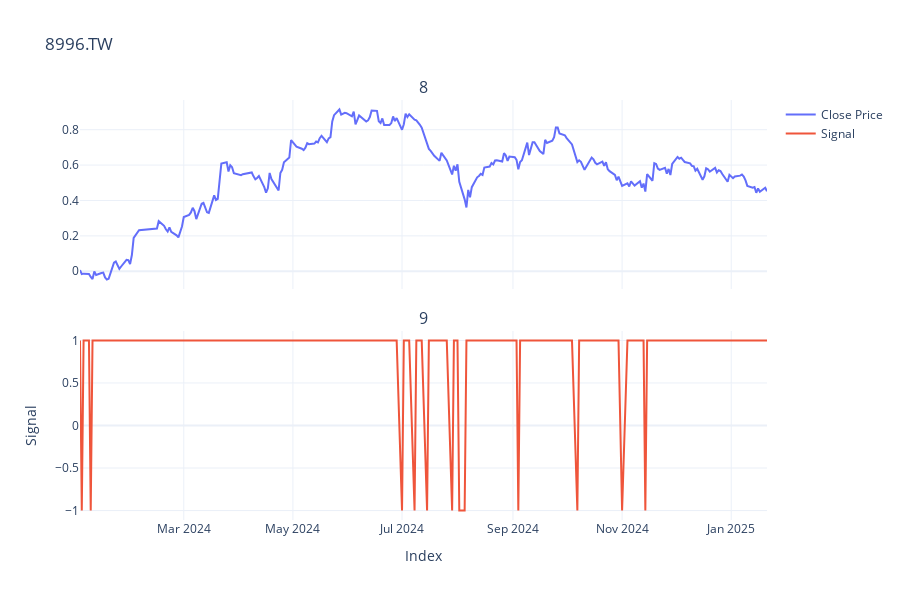

The code cell stored with this chart in its notebook:
### Code cell
returns["pct_power_5"] = np.power(returns.Close, 5)
tajm = 20
alpha = 2 / (tajm + 1)
returns['cumsum_bm'] = returns.Close.cumsum()
returns['ma_cumsum_bm'] = returns.cumsum_bm.rolling(60).mean()
returns['pct_for_calculating_profit'] = returns.Close.shift(-2)

returns["pct_power_5_ema"] = returns["pct_power_5"].ewm(alpha=alpha, adjust=False).mean()
returns['pct_power_5_ema_shift_1'] = returns.pct_power_5_ema.shift(1)

returns['signal'] = returns.apply(lambda row: 1 if row['pct_power_5_ema'] > row['pct_power_5_ema_shift_1']*1.01 or row['pct_power_5_ema'] > 0 else -1, axis=1)


returns['strat_pct'] = returns.signal * returns.pct_for_calculating_profit

k = 0
u = -1

fig = make_subplots(rows=2, cols=1, shared_xaxes=True, vertical_spacing=0.1,
                     subplot_titles=symbol)

# fig.add_trace(go.Scatter(
#     x=returns.index[k:u],
#     y=returns.iloc[k:u]['strat_pct'].cumsum(),
#     mode='lines',
#     name='Cumulative Strategy %'
# ), row=1, col=1)
fig.add_trace(go.Scatter(
    x=returns.index[k:u],
    y=returns.iloc[k:u].cumsum_bm,
    mode='lines',
    name='Close Price'
), row=1, col=1)

# fig.add_trace(go.Scatter(
#     x=returns.index[k:u],
#     y=returns.iloc[k:u].ma_cumsum_bm,
#     mode='lines',
#     name='MA20'
# ), row=1, col=1)

fig.add_trace(go.Scatter(
    x=returns.index[k:u],
    y=returns.iloc[k:u]['signal'],
    mode='lines',
    name='Signal'
), row=2, col=1)

fig.update_layout(
    title=symbol,
    template="plotly_white",
    height=600
)

fig.update_xaxes(title_text="Index", row=2, col=1)
fig.update_yaxes(title_text="Signal", row=2, col=1)

fig.show()

### Figure 1 — Plotly figure (JSON) as saved in the notebook; plotly's stock layout.template omitted (floating-point values rounded to 4 significant figures; data arrays with more than 128 entries replaced by an {"elided": "..."} marker saying what was removed)
{"data": [{"mode": "lines", "name": "Close Price", "type": "scatter", "x": {"elided": "255 str values"}, "xaxis": "x", "y": {"elided": "255 float values"}, "yaxis": "y"}, {"mode": "lines", "name": "Signal", "type": "scatter", "x": {"elided": "255 str values"}, "xaxis": "x2", "y": {"elided": "255 int values"}, "yaxis": "y2"}], "layout": {"annotations": [{"font": {"size": 16}, "showarrow": false, "text": "8", "x": 0.5, "xanchor": "center", "xref": "paper", "y": 1, "yanchor": "bottom", "yref": "paper"}, {"font": {"size": 16}, "showarrow": false, "text": "9", "x": 0.5, "xanchor": "center", "xref": "paper", "y": 0.45, "yanchor": "bottom", "yref": "paper"}], "height": 600, "title": {"text": "8996.TW"}, "xaxis": {"anchor": "y", "domain": [0, 1], "matches": "x2", "showticklabels": false}, "xaxis2": {"anchor": "y2", "domain": [0, 1], "title": {"text": "Index"}}, "yaxis": {"anchor": "x", "domain": [0.55, 1]}, "yaxis2": {"anchor": "x2", "domain": [0, 0.45], "title": {"text": "Signal"}}}}
